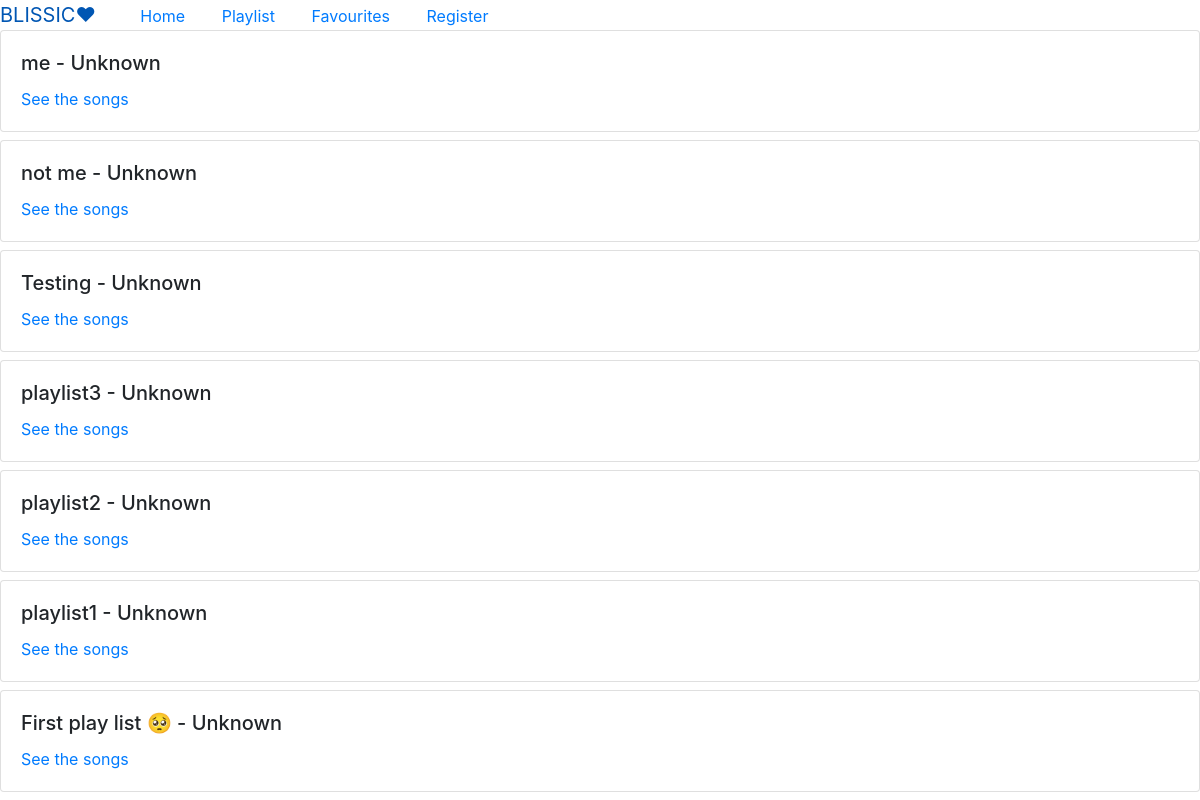
The page /playlist/ on the database its author committed.
### playlist/models.py (models this page shows, shortened)
class Playlist(models.Model):
    title = models.CharField(max_length=100, null=False)
    movie_name = models.CharField(max_length=100, null=True, blank=True, default="Unknown")
    artist = models.CharField(max_length=100, null=True, blank=True, default="Unknown")
    genre = models.CharField(max_length=15,null=True, choices= GENRE_CHOICES, default= "Unknown")
    language = models.CharField(max_length=10,null=True, choices= LANG_CHOICES, default= "Unknown")
    date_posted = models.DateTimeField(auto_now_add=True)
    author = models.ForeignKey(Profile,on_delete= CASCADE,null=True)
    parts = models.ManyToManyField(Song, blank=False)
    description = models.CharField(max_length=200, null=True, blank=True)
    album_cover = models.ImageField(default='playDefault.jpeg', upload_to='album_covers/')
    class Meta:
        ordering = ("-date_posted",)

### playlist/views.py (the view)
# urls.py: path('playlist/', playlist_view.playlist_home , name="playlist-home"),
def playlist_home(request):
    playlist = Playlist.objects.all()
    return render(request, 'playlist/playlist.html', {'playlist':playlist})

### playlist/templates/playlist/playlist.html (shortened to what this page needs)
{% extends 'base.html' %}
{% load static %}
{% block css %}
    <link rel="stylesheet" href="https://stackpath.bootstrapcdn.com/bootstrap/4.4.1/css/bootstrap.min.css">
{% endblock css%}
{% block content %}
<div id="baby" class="hide-it">
    {% for obj in playlist %}
        <div class="card mb-2">
            <div class="card-body">
                <h5 class="card-title">{{ obj.title }} - {{obj.genre}}</h5>
                <a href="{% url 'playlist-songs' pk=obj.id %}">See the songs</a>
            </div>
        </div>
    {% endfor %}
</div>
{% endblock content %}

### templates/base.html (shortened to what this page needs)
{% load static %}
<html lang="en">
<head>
    <link rel="stylesheet" href="{% static 'main.css' %}">
    {% block css %}
    {% endblock css%}
</head>
<body>
    <div class="shakthi">
        <a class="navbar-brand mr-4" href="{% url 'song-home'%}">BLISSIC❤</a>
        <a class="nav-item nav-link" href="#">Home</a>
        <a class="nav-item nav-link" href="{% url 'playlist-home'%}">Playlist</a>
        <a class="nav-item nav-link" href="{% url 'favorites'%}">Favourites</a>
        <a class="nav-item nav-link" href="#">Register</a>
    </div>
            {% block content %}{% endblock %}
</body>
</html>

### static/main.css (style rules this page uses)
.shakthi a { display: inline; }
a { color: black; text-decoration: none; }

### rows shown on the page
Playlist: title "me", genre "Unknown"
Playlist: title "not me", genre "Unknown"
Playlist: title "Testing", genre "Unknown"
Playlist: title "playlist3", genre "Unknown"
Playlist: title "playlist2", genre "Unknown"
Playlist: title "playlist1", genre "Unknown"
Playlist: title "First play list 🥺", genre "Unknown"
